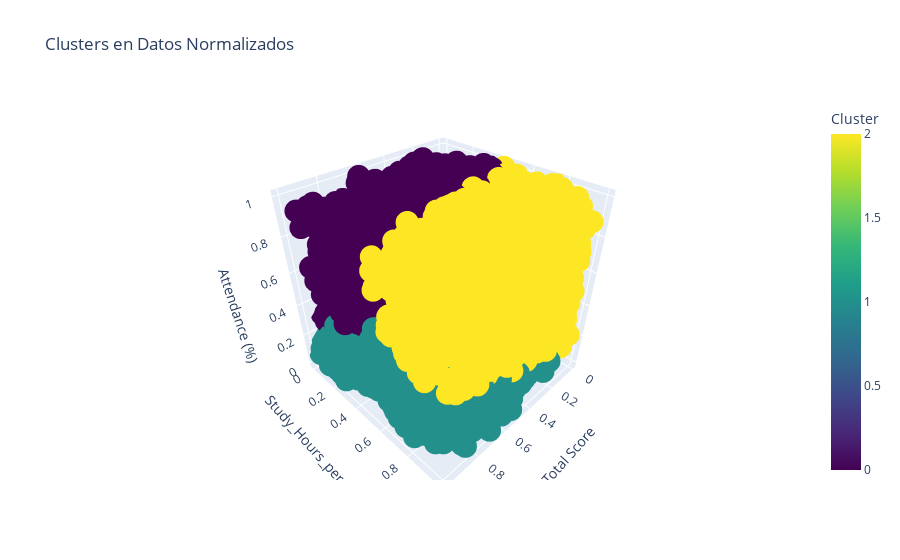
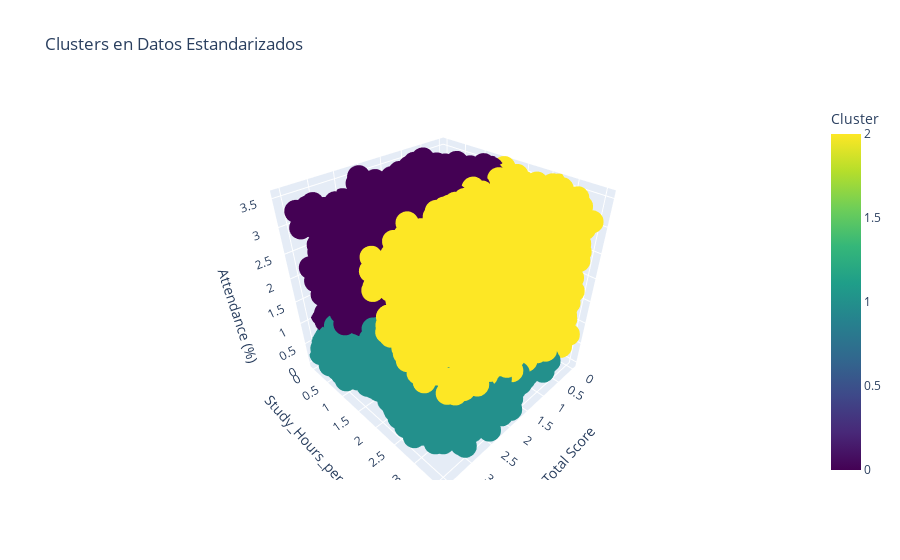

Write notebook code for charts like these, in order.
### Code cell
# Visualización 3D de los clusters
import plotly.express as px

# Crear gráfico 3D para datos normalizados
fig_normalizados = px.scatter_3d(
    datos_normalizados_df,
    x='Total_Score',
    y='Study_Hours_per_Week',
    z='Attendance (%)',
    color='Cluster',
    title='Clusters en Datos Normalizados',
    labels={'Total_Score': 'Total Score', 'Study_Hours_per Week': 'Study Hours per Week', 'Attendance (%)': 'Attendance (%)'},
    color_continuous_scale='Viridis'
)
fig_normalizados.show()

# Crear gráfico 3D para datos estandarizados
fig_estandarizados = px.scatter_3d(
    datos_estandarizados_df,
    x='Total_Score',
    y='Study_Hours_per_Week',
    z='Attendance (%)',
    color='Cluster',
    title='Clusters en Datos Estandarizados',
    labels={'Total_Score': 'Total Score', 'Study_Hours_per Week': 'Study Hours per Week', 'Attendance (%)': 'Attendance (%)'},
    color_continuous_scale='Viridis'
)
fig_estandarizados.show()

### Figure 1 — Plotly figure (JSON) as saved in the notebook; plotly's stock layout.template omitted (floating-point values rounded to 4 significant figures; data arrays with more than 128 entries replaced by an {"elided": "..."} marker saying what was removed)
{"data": [{"hovertemplate": "Total Score=%{x}<br>Study_Hours_per_Week=%{y}<br>Attendance (%)=%{z}<br>Cluster=%{marker.color}<extra></extra>", "legendgroup": "", "marker": {"color": {"elided": "4259 int values"}, "coloraxis": "coloraxis", "symbol": "circle"}, "mode": "markers", "name": "", "scene": "scene", "showlegend": false, "type": "scatter3d", "x": {"elided": "4259 float values"}, "y": {"elided": "4259 float values"}, "z": {"elided": "4259 float values"}}], "layout": {"coloraxis": {"colorbar": {"title": {"text": "Cluster"}}, "colorscale": [[0, "#440154"], [0.1111, "#482878"], [0.2222, "#3e4989"], [0.3333, "#31688e"], [0.4444, "#26828e"], [0.5556, "#1f9e89"], [0.6667, "#35b779"], [0.7778, "#6ece58"], [0.8889, "#b5de2b"], [1, "#fde725"]]}, "legend": {"tracegroupgap": 0}, "scene": {"domain": {"x": [0, 1], "y": [0, 1]}, "xaxis": {"title": {"text": "Total Score"}}, "yaxis": {"title": {"text": "Study_Hours_per_Week"}}, "zaxis": {"title": {"text": "Attendance (%)"}}}, "title": {"text": "Clusters en Datos Normalizados"}}}

### Figure 2 — Plotly figure (JSON) as saved in the notebook; plotly's stock layout.template omitted (floating-point values rounded to 4 significant figures; data arrays with more than 128 entries replaced by an {"elided": "..."} marker saying what was removed)
{"data": [{"hovertemplate": "Total Score=%{x}<br>Study_Hours_per_Week=%{y}<br>Attendance (%)=%{z}<br>Cluster=%{marker.color}<extra></extra>", "legendgroup": "", "marker": {"color": {"elided": "4259 int values"}, "coloraxis": "coloraxis", "symbol": "circle"}, "mode": "markers", "name": "", "scene": "scene", "showlegend": false, "type": "scatter3d", "x": {"elided": "4259 float values"}, "y": {"elided": "4259 float values"}, "z": {"elided": "4259 float values"}}], "layout": {"coloraxis": {"colorbar": {"title": {"text": "Cluster"}}, "colorscale": [[0, "#440154"], [0.1111, "#482878"], [0.2222, "#3e4989"], [0.3333, "#31688e"], [0.4444, "#26828e"], [0.5556, "#1f9e89"], [0.6667, "#35b779"], [0.7778, "#6ece58"], [0.8889, "#b5de2b"], [1, "#fde725"]]}, "legend": {"tracegroupgap": 0}, "scene": {"domain": {"x": [0, 1], "y": [0, 1]}, "xaxis": {"title": {"text": "Total Score"}}, "yaxis": {"title": {"text": "Study_Hours_per_Week"}}, "zaxis": {"title": {"text": "Attendance (%)"}}}, "title": {"text": "Clusters en Datos Estandarizados"}}}
